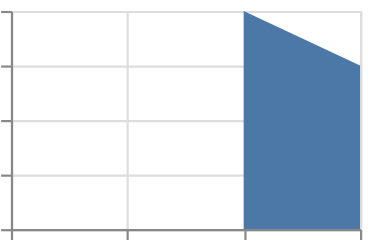

Vega-Lite specification stored for this chart:
### Vega-Lite specification from a JSON file in a GitHub repository (floating-point values rounded to 4 significant figures)
{"$schema": "https://vega.github.io/schema/vega-lite/v6.json", "padding": 5, "autosize": "none", "data": {"values": [{"c": "A", "x": 1, "y": 2, "s": 3, "t": "2024-01-01"}, {"c": "B", "x": 2, "y": null, "s": 5, "t": "2024-02-01"}, {"c": "C", "x": 3, "y": 4, "s": null, "t": "2024-03-01"}, {"c": "D", "x": 4, "y": 3, "s": 7, "t": "2024-04-01"}]}, "width": 160, "height": 100, "mark": {"type": "area", "invalid": "break-paths-show-domains"}, "encoding": {"x": {"field": "x", "type": "quantitative"}, "y": {"field": "y", "type": "quantitative"}}}
